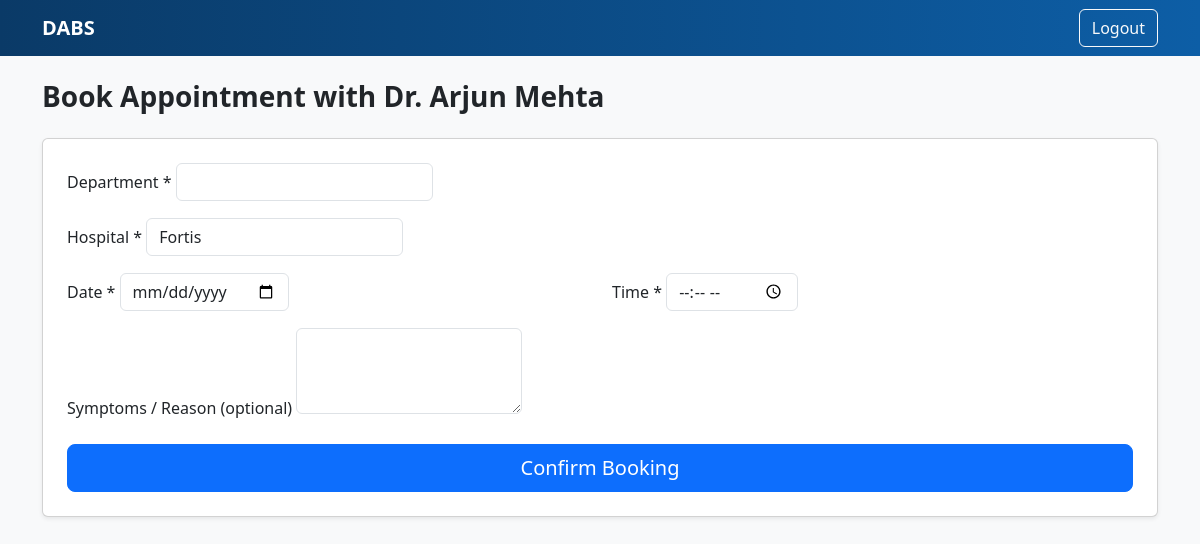
The app's page /dashboard/patient/book/2/ (signed in) with its own data.
### booking/models.py (models this page shows, shortened)
class DoctorProfile(models.Model):
    STATUS_CHOICES = [
        ('Pending', 'Pending'),
        ('Active', 'Active'),
        ('Inactive', 'Inactive'),
    ]
    user = models.ForeignKey(User, on_delete=models.CASCADE)
    registration_no = models.CharField(max_length=50)
    specialization = models.CharField(max_length=80)
    experience_years = models.PositiveIntegerField(default=0)
    hospital = models.CharField(max_length=120)
    city = models.CharField(max_length=80)
    slot_preference = models.CharField(max_length=120)
    fee = models.DecimalField(max_digits=8, decimal_places=2, null=True, blank=True)
    bio = models.TextField()
    status = models.CharField(max_length=10, choices=STATUS_CHOICES, default='Pending')
    created_at = models.DateTimeField(auto_now_add=True)
    working_days = models.CharField(max_length=100, blank=True)  # e.g. "Mon–Fri"
    clinic_start_time = models.TimeField(null=True, blank=True)
    clinic_end_time = models.TimeField(null=True, blank=True)
    break_start_time = models.TimeField(null=True, blank=True)
    break_end_time = models.TimeField(null=True, blank=True)
    slot_minutes = models.PositiveIntegerField(null=True, blank=True)
    schedule_notes = models.TextField(blank=True)
    schedule_published = models.BooleanField(default=False)

### booking/views.py (the view, shortened to what this page needs)
# urls.py: path('dashboard/patient/book/<int:doctor_id>/', views.book_appointment, name='book_appointment'),
@login_required
def book_appointment(request, doctor_id):
    doctor = DoctorProfile.objects.get(id=doctor_id)
    return render(request, 'booking/book_appointment.html', {'doctor': doctor, 'today': date.today()})

### booking/templates/booking/book_appointment.html (shortened to what this page needs)
<!doctype html>
<html lang="en">
<head>
  <link href ="https://cdn.jsdelivr.net/npm/bootstrap@5.3.3/dist/css/bootstrap.min.css" rel="stylesheet">
</head>
<body class="bg-light">
<nav class="navbar navbar-dark" style="background:linear-gradient(90deg,#0a3a67,#0d5ea6);">
  <div class="container">
    <a class="navbar-brand fw-bold" href="/dashboard/patient/">DABS</a>
    <a class="btn btn-outline-light" href="/logout/">Logout</a>
  </div>
</nav>
<div class="container py-4">
  <h3 class="fw-bold mb-4">Book Appointment with Dr. {{ doctor.user.first_name }} {{ doctor.user.last_name }}</h3>
  <form method="post" class="card p-4 shadow-sm">
    <div class="mb-3">
      <label class="form-label">Department *</label>
        <label>
            <input type="text" name="department" class="form-control" required>
        </label>
    </div>
    <div class="mb-3">
      <label class="form-label">Hospital *</label>
        <label>
            <input type="text" name="hospital" class="form-control" value="{{ doctor.hospital }}" required>
        </label>
    </div>
    <div class="row">
      <div class="col-md-6 mb-3">
        <label class="form-label">Date *</label>
          <label>
              <input type="date" name="date" class="form-control" min="{{ today }}" required>
          </label>
      </div>
      <div class="col-md-6 mb-3">
        <label class="form-label">Time *</label>
          <label>
              <input type="time" name="time" class="form-control" required>
          </label>
      </div>
    </div>
    <div class="mb-3">
      <label class="form-label">Symptoms / Reason (optional)</label>
        <label>
            <textarea name="symptoms" class="form-control" rows="3"></textarea>
        </label>
    </div>
    <div class="d-grid">
      <button class="btn btn-primary btn-lg" type="submit">Confirm Booking</button>
    </div>
  </form>
</div>
</body>
</html>

### records on screen
DoctorProfile: user.first_name "Arjun", user.last_name "Mehta", hospital "Fortis"
